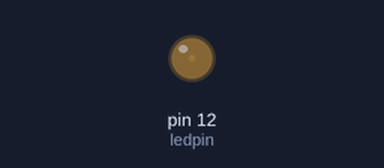
Bench run of a program on a simulated Raspberry Pi (header pin numbers). Shown: output pins drawn as LEDs (lit = HIGH).

Above: at 0.05 s.
At 0.65 s:
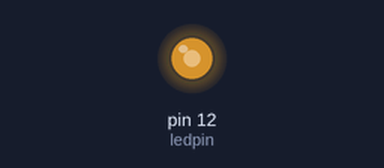
At 1.15 s:
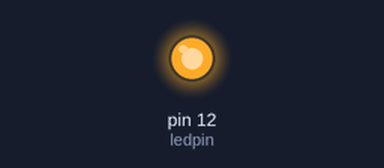
At 2.25 s:
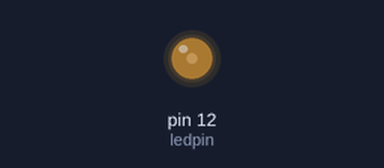
Timing chart, 0 to 7.0 s (numbered marks = the images above):
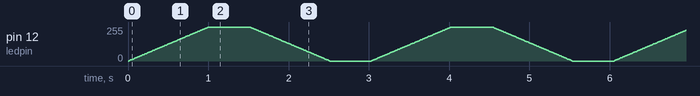

The program:

LED_Brightness.py
```python
import RPi.GPIO as GPIO     # import Raspberry Pi GPIO Library
from time import sleep      # import sleep method from the time module

ledpin = 12				          # assign Pin 12 connected to LED to a variable
GPIO.setwarnings(False)		  # disable warnings
GPIO.setmode(GPIO.BOARD)		# set physical pin numbering system
GPIO.setup(ledpin,GPIO.OUT) # set pin 12 as an output

pi_pwm = GPIO.PWM(ledpin,1000)	# create PWM instance with frequency
pi_pwm.start(0)				          # start PWM of required Duty Cycle

while True:                          # Infinite Loop
    for duty in range(0,101,1):      # increase duty value from 0-100 with 1 step
        pi_pwm.ChangeDutyCycle(duty)
        sleep(0.01)                  # 10 miliseconds delay after every new value
    sleep(0.5)                       # half second delay after the completion of loop

    for duty in range(100,-1,-1):    # decrease duty value from 100 to 0 with 1 step
        pi_pwm.ChangeDutyCycle(duty)
        sleep(0.01)                  # 10 miliseconds delay after every new value
    sleep(0.5)                       # half second delay after the completion of loop
```
